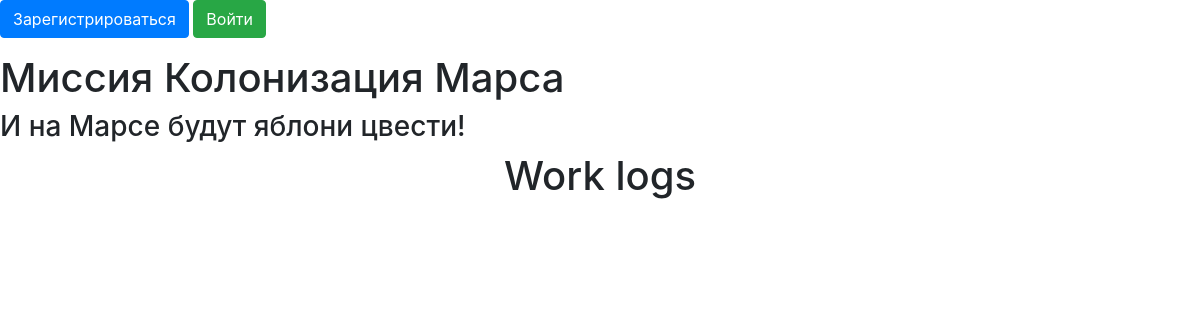
Page /jobs_list on the earlier database version.
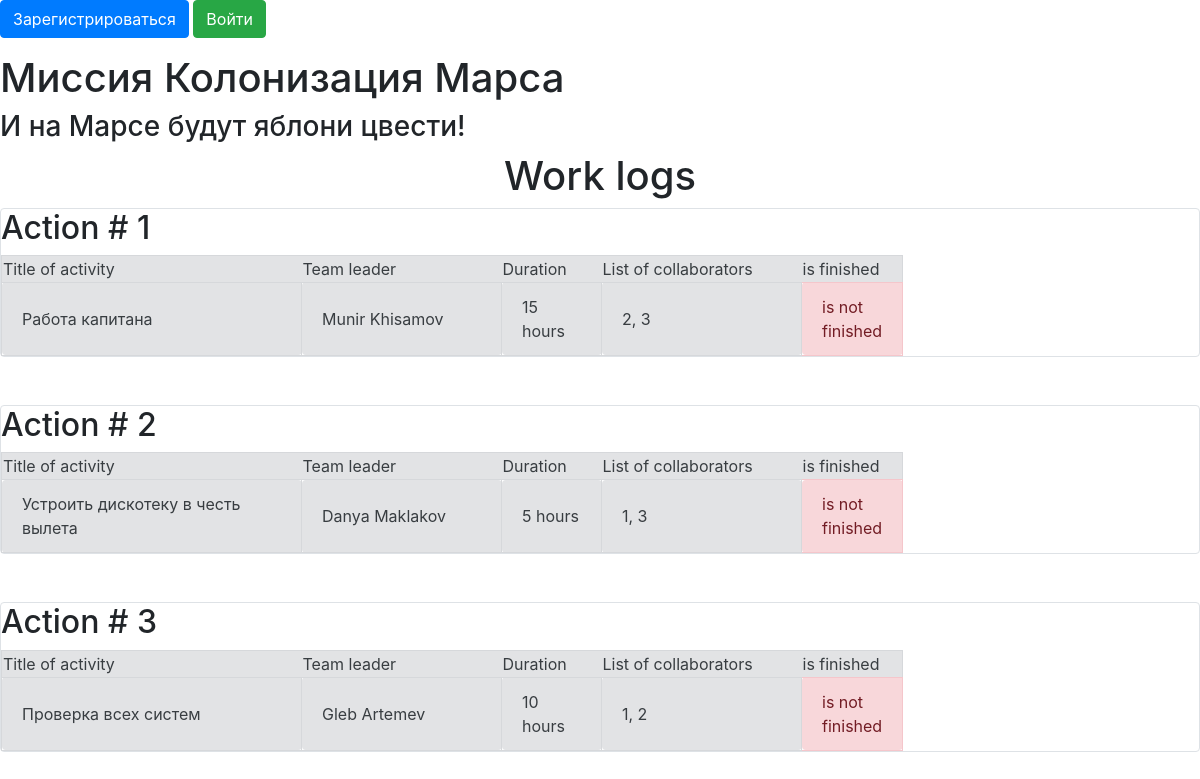
Same page on the later database version.
### data/jobs.py (models this page shows, shortened)
class Jobs(SqlAlchemyBase):
    __tablename__ = 'jobs'
    id = sqlalchemy.Column(sqlalchemy.Integer,
                           primary_key=True, autoincrement=True)
    team_leader = sqlalchemy.Column(sqlalchemy.Integer,
                                    sqlalchemy.ForeignKey("users.id"))
    job = sqlalchemy.Column(sqlalchemy.String, nullable=True)
    work_size = sqlalchemy.Column(sqlalchemy.Integer, nullable=True)
    collaborators = sqlalchemy.Column(sqlalchemy.String, nullable=True)
    start_date = sqlalchemy.Column(sqlalchemy.DateTime, default=datetime.datetime.now)
    end_date = sqlalchemy.Column(sqlalchemy.DateTime)
    is_finished = sqlalchemy.Column(sqlalchemy.Boolean)
    user = orm.relation('User')

### data/users.py (models this page shows, shortened)
class User(SqlAlchemyBase, UserMixin):
    __tablename__ = 'users'
    id = sqlalchemy.Column(sqlalchemy.Integer,
                           primary_key=True, autoincrement=True)
    surname = sqlalchemy.Column(sqlalchemy.String, nullable=True)
    name = sqlalchemy.Column(sqlalchemy.String, nullable=True)
    age = sqlalchemy.Column(sqlalchemy.Integer, nullable=True)
    position = sqlalchemy.Column(sqlalchemy.String, nullable=True)
    speciality = sqlalchemy.Column(sqlalchemy.String, nullable=True)
    address = sqlalchemy.Column(sqlalchemy.String, nullable=True)
    email = sqlalchemy.Column(sqlalchemy.String,
                              index=True, unique=True, nullable=True)
    jobs = orm.relation('Jobs')
    hashed_password = sqlalchemy.Column(sqlalchemy.String, nullable=True)
    modified_date = sqlalchemy.Column(sqlalchemy.DateTime,
                                      default=datetime.datetime.now)

### main.py (the view)
@app.route('/')
@app.route('/jobs_list')
def jobs_list():
    session = db_session.create_session()
    jobs = session.query(Jobs).all()
    return render_template("index.html", jobs=jobs)

### data/db_session.py (called while the page is built)
def create_session() -> Session:
    global __factory
    return __factory()

### templates/index.html (shortened to what this page needs)
{% extends "base.html" %}
{% block content %}
<h1 align="center">Work logs</h1>
{% for item in jobs%}
<div class="col-md6 border rounded">
    <h2>Action # {{item.id}}</h2>
    <table>
        <tr class="alert alert-secondary" role="alert">
            <td width="300">Title of activity</td>
            <td width="200">Team leader</td>
            <td width="100">Duration</td>
            <td width="200">List of collaborators</td>
            <td width="100">is finished</td>
        </tr>
        <tr>
            <td class="alert alert-secondary" role="alert" width="300">{{ item.job }}</td>
            <td class="alert alert-secondary" role="alert" width="200">{{ item.user.name }} {{ item.user.surname }}</td>
            <td class="alert alert-secondary" role="alert" width="100">{{ item.work_size }} hours</td>
            <td class="alert alert-secondary" role="alert" width="200">{{ item.collaborators }}</td>
            {% if item.is_finished %}
            <td class="alert alert-success" role="alert" width="100">is finished</td>
            {% else %}
            <td class="alert alert-danger" role="alert" width="100">is not finished</td>
            {% endif %}
        </tr>
    </table>
</div>
<br>
<br>
{% endfor %}
{% endblock %}

### templates/base.html (shortened to what this page needs)
<!DOCTYPE html>
<html lang="en">
<head>
    <link rel="stylesheet" href="static/css/style_new_2.css" />
    <link rel="stylesheet"
        href="https://stackpath.bootstrapcdn.com/bootstrap/4.4.1/css/bootstrap.min.css"
>
</head>
<body>
    {% if current_user.is_authenticated %}
        <a class="navbar-brand" href="/logout">{{ current_user.name }} {{ current_user.surname }}</a>
    {% else %}
        <p>
            <a class="btn btn-primary " href="/register">Зарегистрироваться</a>
            <a class="btn btn-success" href="/login">Войти</a>
        </p>
    {% endif %}
    <h1>Миссия Колонизация Марса</h1>
    <h3>И на Марсе будут яблони цвести!</h3>
    {% block content %}
    {% endblock %}
</body>
</html>

Differences in the rows shown:
added Jobs: id "1", job "Работа капитана", user.name "Munir", user.surname "Khisamov", work_size "15", collaborators "2, 3", is_finished "is not finished"
added Jobs: id "2", job "Устроить дискотеку в честь вылета", user.name "Danya", user.surname "Maklakov", work_size "5", collaborators "1, 3", is_finished "is not finished"
added Jobs: id "3", job "Проверка всех систем", user.name "Gleb", user.surname "Artemev", work_size "10", collaborators "1, 2", is_finished "is not finished"
